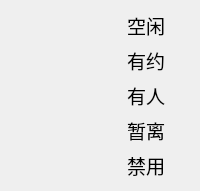
     <widget class="QWidget" name="widget_Example" native="true">
      <layout class="QGridLayout" name="gridLayout_3">
       <item row="3" column="0">
        <widget class="QLabel" name="label_8">
         <property name="text">
          <string/>
         </property>
         <property name="pixmap">
          <pixmap resource="seatmap.qrc">:/map/resources/occupied.png</pixmap>
         </property>
         <property name="alignment">
          <set>Qt::AlignCenter</set>
         </property>
        </widget>
       </item>
       <item row="4" column="1">
        <widget class="QLabel" name="label_9">
         <property name="text">
          <string>&lt;html&gt;&lt;head/&gt;&lt;body&gt;&lt;p&gt;&lt;span style=&quot; font-size:14pt;&quot;&gt;暂离&lt;/span&gt;&lt;/p&gt;&lt;/body&gt;&lt;/html&gt;</string>
         </property>
         <property name="alignment">
          <set>Qt::AlignCenter</set>
         </property>
        </widget>
       </item>
       <item row="5" column="1">
        <widget class="QLabel" name="label_10">
         <property name="text">
          <string>&lt;html&gt;&lt;head/&gt;&lt;body&gt;&lt;p&gt;&lt;span style=&quot; font-size:14pt;&quot;&gt;禁用&lt;/span&gt;&lt;/p&gt;&lt;/body&gt;&lt;/html&gt;</string>
         </property>
         <property name="alignment">
          <set>Qt::AlignCenter</set>
         </property>
        </widget>
       </item>
       <item row="4" column="0">
        <widget class="QLabel" name="label_4">
         <property name="text">
          <string/>
         </property>
         <property name="pixmap">
          <pixmap resource="seatmap.qrc">:/map/resources/saved.png</pixmap>
         </property>
         <property name="alignment">
          <set>Qt::AlignCenter</set>
         </property>
        </widget>
       </item>
       <item row="5" column="0">
        <widget class="QLabel" name="label_5">
         <property name="text">
          <string/>
         </property>
         <property name="pixmap">
          <pixmap resource="seatmap.qrc">:/map/resources/banned.png</pixmap>
         </property>
         <property name="alignment">
          <set>Qt::AlignCenter</set>
         </property>
        </widget>
       </item>
       <item row="3" column="1">
        <widget class="QLabel" name="label_3">
         <property name="text">
          <string>&lt;html&gt;&lt;head/&gt;&lt;body&gt;&lt;p&gt;&lt;span style=&quot; font-size:14pt;&quot;&gt;有人&lt;/span&gt;&lt;/p&gt;&lt;/body&gt;&lt;/html&gt;</string>
         </property>
         <property name="alignment">
          <set>Qt::AlignCenter</set>
         </property>
        </widget>
       </item>
       <item row="0" column="0">
        <widget class="QLabel" name="label_2">
         <property name="minimumSize">
          <size>
           <width>0</width>
           <height>0</height>
          </size>
         </property>
         <property name="styleSheet">
          <string notr="true"/>
         </property>
         <property name="text">
          <string/>
         </property>
         <property name="pixmap">
          <pixmap resource="seatmap.qrc">:/map/resources/available.png</pixmap>
         </property>
         <property name="scaledContents">
          <bool>false</bool>
         </property>
         <property name="alignment">
          <set>Qt::AlignCenter</set>
         </property>
        </widget>
       </item>
       <item row="2" column="1">
        <widget class="QLabel" name="label_7">
         <property name="text">
          <string>&lt;html&gt;&lt;head/&gt;&lt;body&gt;&lt;p&gt;&lt;span style=&quot; font-size:14pt;&quot;&gt;有约&lt;/span&gt;&lt;/p&gt;&lt;/body&gt;&lt;/html&gt;</string>
         </property>
         <property name="alignment">
          <set>Qt::AlignCenter</set>
         </property>
        </widget>
       </item>
       <item row="2" column="0">
        <widget class="QLabel" name="label">
         <property name="text">
          <string/>
         </property>
         <property name="pixmap">
          <pixmap resource="seatmap.qrc">:/map/resources/appointed.png</pixmap>
         </property>
         <property name="scaledContents">
          <bool>false</bool>
         </property>
         <property name="alignment">
          <set>Qt::AlignCenter</set>
         </property>
        </widget>
       </item>
       <item row="0" column="1">
        <widget class="QLabel" name="label_6">
         <property name="text">
          <string>&lt;html&gt;&lt;head/&gt;&lt;body&gt;&lt;p&gt;&lt;span style=&quot; font-size:14pt;&quot;&gt;空闲&lt;/span&gt;&lt;/p&gt;&lt;/body&gt;&lt;/html&gt;</string>
         </property>
         <property name="textFormat">
          <enum>Qt::AutoText</enum>
         </property>
         <property name="alignment">
          <set>Qt::AlignCenter</set>
         </property>
        </widget>
       </item>
      </layout>
     </widget>
